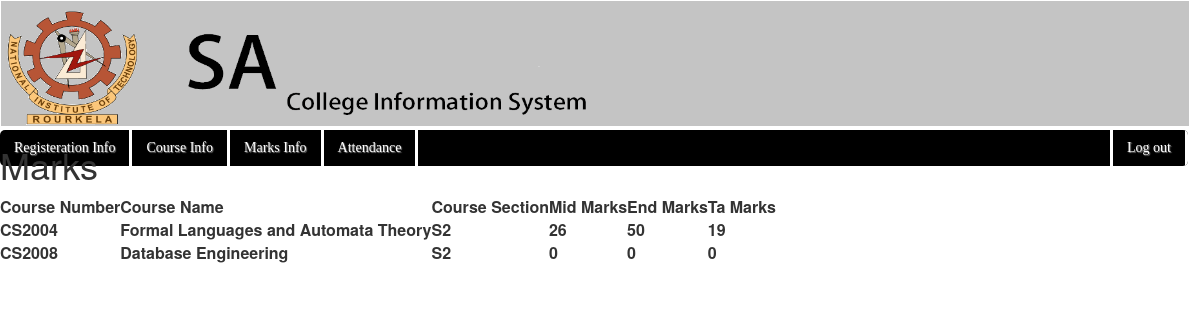
The app's page /student/117CS0252/marks/ (signed in) with its own data.
### data/models.py (models this page shows, shortened)
class CourseSectionStudent(models.Model):
	coursesection = models.ForeignKey(CourseSection, on_delete=models.CASCADE)
	student = models.ForeignKey(Student, on_delete=models.CASCADE)
	mid_marks = models.IntegerField(default=0, validators=[MinValueValidator(0), MaxValueValidator(30)])
	end_marks = models.IntegerField(default=0, validators=[MinValueValidator(0), MaxValueValidator(50)])
	ta_marks = models.IntegerField(default=0, validators=[MinValueValidator(0), MaxValueValidator(20)])
	class Meta:
		unique_together = (('coursesection', 'student'),)

class CourseSection(models.Model):
	course = models.ForeignKey(Course, on_delete=models.CASCADE)
	section = models.ForeignKey(Section, on_delete=models.CASCADE)
	teacher = models.ForeignKey(Teacher, on_delete=models.SET_NULL, null=True)
	students = models.ManyToManyField(Student, through='CourseSectionStudent' ,through_fields=('coursesection','student'),)
	class Meta:
		unique_together = (('course', 'section'),)

class Course(models.Model):
	dept = models.ForeignKey(Dept, on_delete=models.CASCADE)
	sections = models.ManyToManyField(Section, through='CourseSection' ,through_fields=('course','section'),)
	id = models.CharField(primary_key=True,max_length=20)
	name = models.CharField(max_length=50)
	ltp = models.CharField(max_length=20)
	credits = models.IntegerField()
	syllabus = models.TextField()

class Section(models.Model):
	id = models.CharField(primary_key=True,max_length=20)
	location = models.CharField(max_length=200)

### data/views.py (the view)
# urls.py: path('student/<slug:id>/marks/',views.s_marks,name='s_marks'),
@login_required
def s_marks(request,id):
	so = get_object_or_404(Student,pk=id)
	csso = so.coursesectionstudent_set.all()
	return render(request,'data/s_marks.html',{'csso':csso})

### data/templates/data/s_marks.html
{% extends "data/home_s.html" %}
	{% load static %}
        {% block extrahead %}
			<link rel="stylesheet" href="{% static '/css/marks.css' %}">
		{% endblock %}
{% block content %}
    <div class = "marks">
        <h1  >Marks</h1>
        <table >
            <tr>
                <th >Course Number</th>
                <th >Course Name</th>
                <th >Course Section</th>
                <th >Mid Marks</th>
                <th >End Marks</th>
                <th >Ta Marks</th>
            </tr>
            {% for css in csso %}
                    <tr>
                        <th >{{ css.coursesection.course.id }}</th>
                        <th >{{ css.coursesection.course.name }}</th>
                        <th >{{ css.coursesection.section.id }}</th>
                        <th >{{ css.mid_marks }}</th>
                        <th >{{ css.end_marks }}</th>
                        <th >{{ css.ta_marks }}</th>
                    </tr>
            {% endfor %}
        </table>
    </div>
{% endblock %}

### data/static/css/marks.css (style rules this page uses)
.marks { position:absolute; top:125px; }

### records on screen
CourseSectionStudent: coursesection.course.id "CS2004", coursesection.course.name "Formal Languages and Automata Theory", coursesection.section.id "S2", mid_marks "26", end_marks "50", ta_marks "19"
CourseSectionStudent: coursesection.course.id "CS2008", coursesection.course.name "Database Engineering", coursesection.section.id "S2", mid_marks "0", end_marks "0", ta_marks "0"
